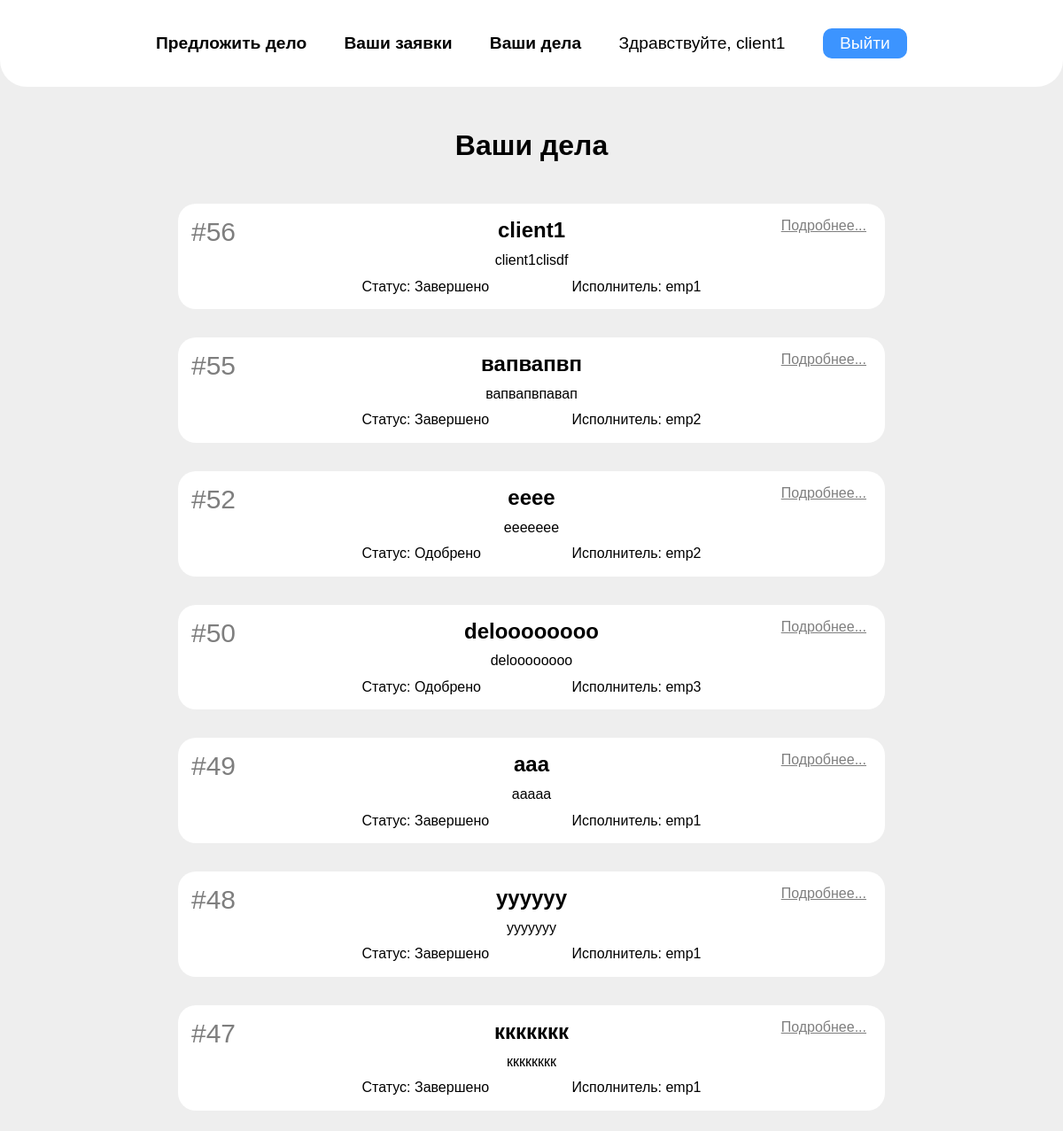
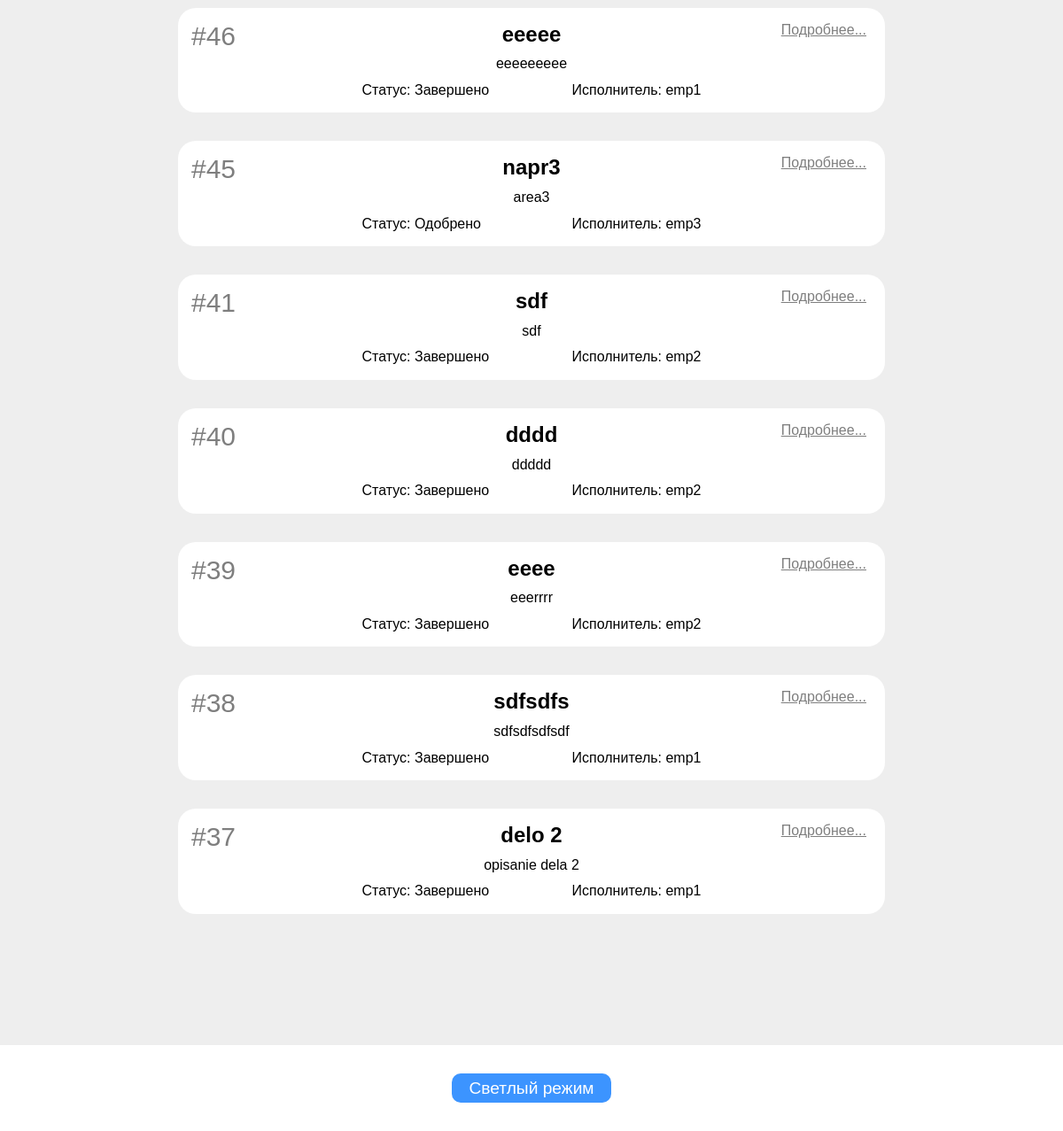
The app's page /Client/TasksPage/ClientTasksPage.php (signed in) with its own data (2 pictures, top to bottom).
### tables this page shows
CREATE TABLE `task` (
  `id` int(11) NOT NULL,
  `name` varchar(30) NOT NULL,
  `description` text NOT NULL,
  `photoURL` varchar(255) DEFAULT NULL,
  `area_id` int(11) NOT NULL DEFAULT 1,
  `complexity_id` int(11) NOT NULL DEFAULT 1,
  `client_id` int(11) NOT NULL,
  `employee_id` int(11) NOT NULL,
  `employer_id` int(11) NOT NULL,
  `status` varchar(30) NOT NULL,
  `date` date DEFAULT NULL
);

CREATE TABLE `user` (
  `id` int(11) NOT NULL,
  `login` varchar(30) NOT NULL,
  `password` varchar(30) NOT NULL,
  `role` varchar(30) NOT NULL
);

### Client/TasksPage/FetchShowTasks.php (the view, shortened to what this page needs)
<?php
include '../../db_connect.php';
$client_id = $_SESSION['client_id'] ?? null;
$sql = "
    SELECT
        t.id AS task_id,
        t.name AS task_name,
        t.status AS task_status,
        t.description AS task_description,
        t.date AS task_date,
        t.photoURL,
        a.name AS area_name,
        u.login AS employee_login
    FROM task t
    LEFT JOIN user u ON t.employee_id = u.id
    LEFT JOIN area a ON t.area_id = a.id
    WHERE t.client_id = ?
    ORDER BY t.id DESC";
$stmt = $conn->prepare($sql);
$stmt->bind_param("i", $client_id);
$stmt->execute();
$result = $stmt->get_result();
if ($result->num_rows > 0) {
    while ($row = $result->fetch_assoc()) {
        $TaskTitle = $row['task_name'];
        $TaskId = $row['task_id'];
        $TaskDesc = $row['task_description'];
        $TaskStatus = $row['task_status'];
        $TaskEmployee = $row['employee_login'] ?? '-';
        ?>
        <div class="task">
            <h2 class="task-title"><?php echo htmlspecialchars($TaskTitle); ?></h2>
            <p class="task-desc"><?php echo htmlspecialchars($TaskDesc); ?></p>
            <span class="task-id">#<?php echo $TaskId; ?></span>
            <button class="task-details-btn">Подробнее...</button>
            <div class="task-bottom">
                <p class="task-status">Статус: <?php echo htmlspecialchars($TaskStatus); ?></p>
                <p class="task-employee">Исполнитель: <?php echo htmlspecialchars($TaskEmployee); ?></p>
            </div>
        </div>
        <?php
    }
} else {
    echo "<p>Вы не предложили ни одного дела либо ни одну из ваших заявок не одобрили.</p>";
}
?>

### assets/css/styles.css (style rules this page uses)
:root { --font-family: 'Poppins', sans-serif; --accent: #3c94ff; --accent-hover: #3053f0; --white: #fff; --light-gray: #eee; --main-color-dark: #252525; --text-color-dark: #848b97; }
*, *::before, *::after { box-sizing: border-box; }
h1, h2, h3, p { margin: 0; }
body { font-family: var(--font-family), sans-serif; background-color: var(--light-gray); }
.task { position: relative; padding: 1em; display: flex; flex-direction: column; align-items: center; gap: 0.7em; background-color: var(--white); width: 70%; border-radius: 20px; }
.task-bottom { width: 50%; display: flex; justify-content: space-between; }
.task-id { position: absolute; opacity: 0.5; left: 15px; top: 15px; font-size: 30px; }
.task-details-btn { position: absolute; opacity: 0.5; right: 15px; top: 15px; border: none; background-color: transparent; text-decoration: underline; cursor: pointer; transition: opacity 0.2s ease-in-out; }

### records on screen
task: name "client1", description "client1clisdf", id "56", status "Завершено", employee.login "emp1"
task: name "вапвапвп", description "вапвапвпавап", id "55", status "Завершено", employee.login "emp2"
task: name "eeee", description "eeeeeee", id "52", status "Одобрено", employee.login "emp2"
task: name "deloooooooo", description "deloooooooo", id "50", status "Одобрено", employee.login "emp3"
task: name "ааа", description "ааааа", id "49", status "Завершено", employee.login "emp1"
task: name "уууууу", description "ууууууу", id "48", status "Завершено", employee.login "emp1"
task: name "ккккккк", description "кккккккк", id "47", status "Завершено", employee.login "emp1"
task: name "еееее", description "еееееееее", id "46", status "Завершено", employee.login "emp1"
task: name "napr3", description "area3", id "45", status "Одобрено", employee.login "emp3"
task: name "sdf", description "sdf", id "41", status "Завершено", employee.login "emp2"
task: name "dddd", description "ddddd", id "40", status "Завершено", employee.login "emp2"
task: name "eeee", description "eeerrrr", id "39", status "Завершено", employee.login "emp2"
task: name "sdfsdfs", description "sdfsdfsdfsdf", id "38", status "Завершено", employee.login "emp1"
task: name "delo 2", description "opisanie dela 2", id "37", status "Завершено", employee.login "emp1"

### other values on screen
$_SESSION['login'] "client1"
$pageTitle "Ваши дела"
